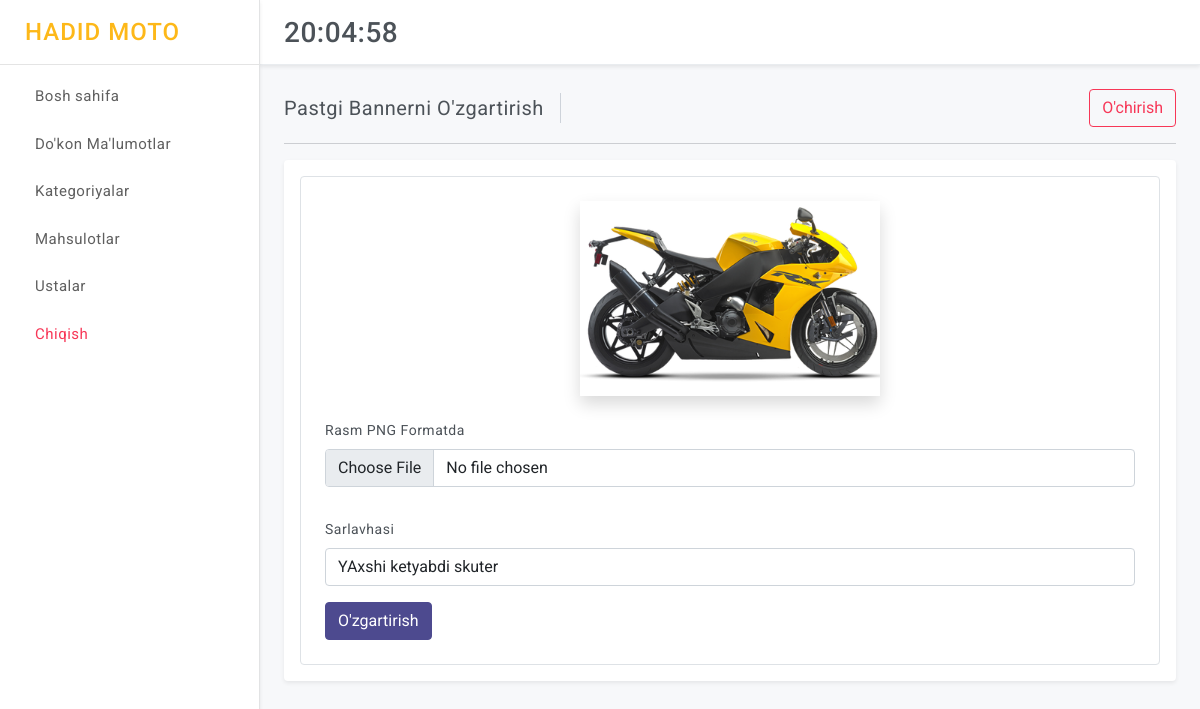
The page /sklad/footslider/1/ (signed in) on the database its author committed.
### control/models.py (models this page shows, shortened)
class FooterSlider(models.Model):
    title = models.CharField(max_length=250)
    image = ResizedImageField(size=[400, 400], quality=100, upload_to="footer_slider/")

### control/views.py (the view)
# urls.py: path("footslider/<int:id>/", views.control_footslider_detail, name="control_footslider_detail"),
@login_required(login_url='login')
def control_footslider_detail(request, id):
    footslider = get_object_or_404(FooterSlider, id=id)
    context = {
        "base": base_context(request=request),
        "footslider": footslider
    }
    return render(request, "control/footsliders/detail.html", context)

### control/views.py (called while the page is built)
def base_context(request):
    try:
        code = request.build_absolute_uri().split('?')[1]
    except:
        code = None
    context = {
        "code": code
    }
    return context

### templates/control/footsliders/detail.html (shortened to what this page needs)
{% extends 'control/base.html' %}
{% load static %}
      {% block page_title %}Pastgi Bannerni O'zgartirish{% endblock page_title %}
      {% block add %}
      <div class="ms-auto d-block">
        <div class="btn-group">
          <button type="button" class="btn btn-outline-danger" data-bs-toggle="modal" data-bs-target="#exampleDangerModal">O'chirish</button>
        </div>
      </div>
      {% endblock add %}
        {% block content %}
        <div class="card">
            <div class="card-body">
              <div class="p-4 border rounded">
                <form class="row g-3 needs-validation" action="{% url 'control_footslider_edit' %}" method="POST" enctype="multipart/form-data" novalidate>
                    <div class="col-md-12">
                        <div class="mb-4 d-flex flex-column gap-3 align-items-center justify-content-between">
                          <div class="shadow text-center">
                            <img src="{{ footslider.image.url }}" alt="{{ footslider.image.url }}" style="object-fit: cover;" class="rounded" width="300">
                          </div>
                          </div>
                          <label for="validationCustom01" class="form-label">Rasm PNG Formatda </label>
                          <div class="input-group has-validation mb-3">
                            <input type="file" name="file" class="form-control has-validation" accept="image/png" id="inputGroupFile02">
                          </div>
                      </div>
                      <div class="col-md-12">
                        <label for="validationCustom01" class="form-label">Sarlavhasi</label>
                        <input type="text" name="title" class="form-control" id="validationCustom01" value="{{footslider.title}}" required>
                      </div>
                  <div class="col-12">
                    <button class="btn btn-primary" type="submit">O'zgartirish</button>
                  </div>
                </form>
              </div>
            </div>
          </div>
        {% endblock content %}

### core/static/control/assets/css/style.css (style rules this page uses)
body { color: #4c5258; font-size: 14px; letter-spacing: .5px; background-color: #f7f8fa; overflow-x: hidden; font-family: Roboto, sans-serif; }
::placeholder { opacity: 0.5 !important; }

### rows shown on the page
FooterSlider: image (picture), title "YAxshi ketyabdi skuter"
